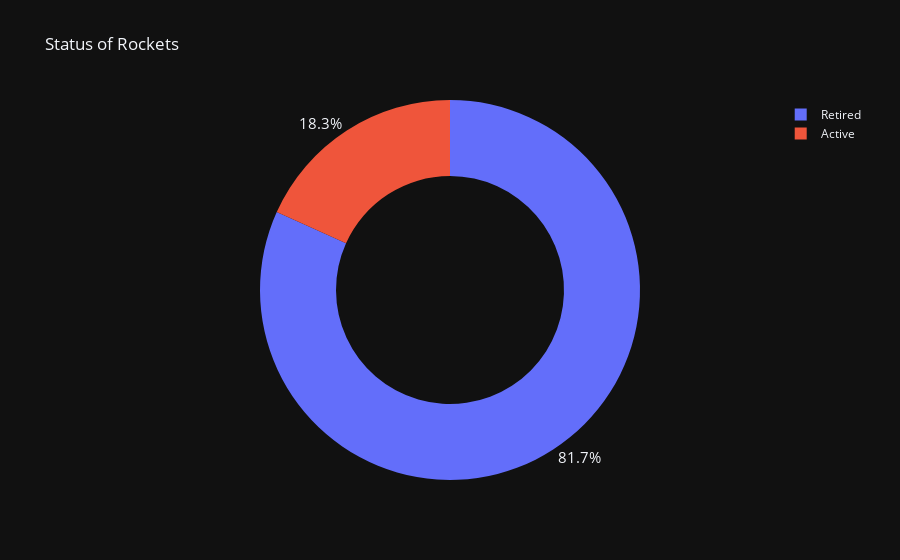

The code cell stored with this chart in its notebook:
### Code cell
fig = px.pie(labels= rocket_status_count.index,
             values= rocket_status_count.values,
             title="Status of Rockets",
             names=rocket_status_count.index,
             hole=0.6,
             )
fig.update_traces(textposition='outside', textfont_size=15, textinfo='percent')

### Figure 1 — Plotly figure (JSON) as saved in the notebook; plotly's stock layout.template omitted (floating-point values rounded to 4 significant figures)
{"data": [{"domain": {"x": [0.0, 1.0], "y": [0.0, 1.0]}, "hole": 0.6, "hovertemplate": "label=%{label}<br>value=%{value}<extra></extra>", "labels": ["Retired", "Active"], "legendgroup": "", "name": "", "showlegend": true, "values": [3534, 790], "type": "pie", "textfont": {"size": 15}, "textinfo": "percent", "textposition": "outside"}], "layout": {"legend": {"tracegroupgap": 0}, "title": {"text": "Status of Rockets"}}}
